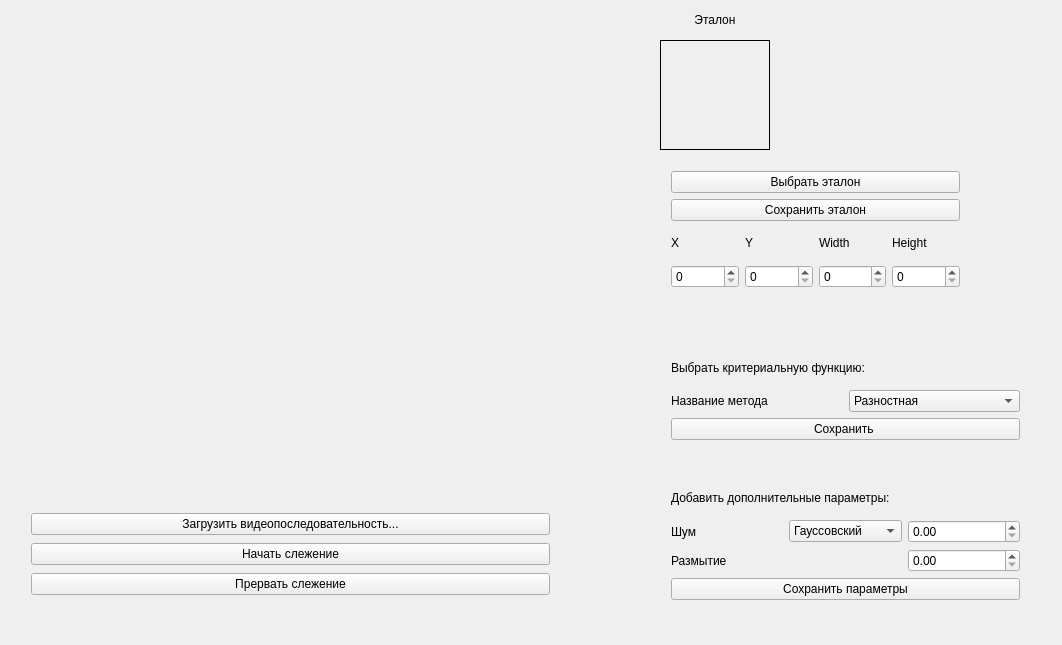
<?xml version="1.0" encoding="UTF-8"?>
<ui version="4.0">
 <class>Widget</class>
 <widget class="QWidget" name="Widget">
  <property name="geometry">
   <rect>
    <x>0</x>
    <y>0</y>
    <width>1062</width>
    <height>645</height>
   </rect>
  </property>
  <property name="mouseTracking">
   <bool>false</bool>
  </property>
  <property name="contextMenuPolicy">
   <enum>Qt::DefaultContextMenu</enum>
  </property>
  <property name="windowTitle">
   <string>Widget</string>
  </property>
  <widget class="Image_widget" name="image" native="true">
   <property name="geometry">
    <rect>
     <x>10</x>
     <y>10</y>
     <width>640</width>
     <height>480</height>
    </rect>
   </property>
   <property name="sizePolicy">
    <sizepolicy hsizetype="Fixed" vsizetype="Fixed">
     <horstretch>0</horstretch>
     <verstretch>0</verstretch>
    </sizepolicy>
   </property>
   <property name="mouseTracking">
    <bool>false</bool>
   </property>
   <property name="contextMenuPolicy">
    <enum>Qt::CustomContextMenu</enum>
   </property>
   <property name="autoFillBackground">
    <bool>false</bool>
   </property>
  </widget>
  <widget class="QWidget" name="gridLayoutWidget">
   <property name="geometry">
    <rect>
     <x>20</x>
     <y>500</y>
     <width>541</width>
     <height>111</height>
    </rect>
   </property>
   <layout class="QGridLayout" name="mainLayout">
    <item row="1" column="1">
     <widget class="QPushButton" name="startTracking">
      <property name="text">
       <string>Начать слежение</string>
      </property>
     </widget>
    </item>
    <item row="0" column="1">
     <widget class="QPushButton" name="fileDialogButton">
      <property name="text">
       <string>Загрузить видеопоследовательность...</string>
      </property>
     </widget>
    </item>
    <item row="2" column="1">
     <widget class="QPushButton" name="stopTracking">
      <property name="text">
       <string>Прервать слежение</string>
      </property>
     </widget>
    </item>
   </layout>
  </widget>
  <widget class="QLabel" name="etalon">
   <property name="geometry">
    <rect>
     <x>660</x>
     <y>40</y>
     <width>110</width>
     <height>110</height>
    </rect>
   </property>
   <property name="sizePolicy">
    <sizepolicy hsizetype="Fixed" vsizetype="Fixed">
     <horstretch>0</horstretch>
     <verstretch>0</verstretch>
    </sizepolicy>
   </property>
   <property name="frameShape">
    <enum>QFrame::Box</enum>
   </property>
   <property name="text">
    <string/>
   </property>
  </widget>
  <widget class="QLabel" name="textEtalon">
   <property name="geometry">
    <rect>
     <x>660</x>
     <y>10</y>
     <width>110</width>
     <height>20</height>
    </rect>
   </property>
   <property name="text">
    <string>Эталон</string>
   </property>
   <property name="alignment">
    <set>Qt::AlignCenter</set>
   </property>
  </widget>
  <widget class="QWidget" name="gridLayoutWidget_2">
   <property name="geometry">
    <rect>
     <x>660</x>
     <y>470</y>
     <width>371</width>
     <height>141</height>
    </rect>
   </property>
   <layout class="QGridLayout" name="parametersLayout">
    <item row="2" column="0">
     <layout class="QGridLayout" name="noise_blurLayout">
      <item row="0" column="1">
       <widget class="QComboBox" name="noiseType">
        <item>
         <property name="text">
          <string>Гауссовский</string>
         </property>
        </item>
        <item>
         <property name="text">
          <string>Импульсный</string>
         </property>
        </item>
        <item>
         <property name="text">
          <string>Равномрный</string>
         </property>
        </item>
       </widget>
      </item>
      <item row="0" column="2">
       <widget class="QDoubleSpinBox" name="noiseValue">
        <property name="maximum">
         <double>1.000000000000000</double>
        </property>
        <property name="singleStep">
         <double>0.010000000000000</double>
        </property>
       </widget>
      </item>
      <item row="1" column="2">
       <widget class="QDoubleSpinBox" name="blurValue">
        <property name="maximum">
         <double>1.000000000000000</double>
        </property>
        <property name="singleStep">
         <double>0.010000000000000</double>
        </property>
       </widget>
      </item>
      <item row="0" column="0">
       <widget class="QLabel" name="textNoise">
        <property name="text">
         <string>Шум</string>
        </property>
       </widget>
      </item>
      <item row="1" column="0">
       <widget class="QLabel" name="textBlur">
        <property name="text">
         <string>Размытие</string>
        </property>
       </widget>
      </item>
     </layout>
    </item>
    <item row="3" column="0">
     <widget class="QPushButton" name="saveButton">
      <property name="text">
       <string>Сохранить параметры</string>
      </property>
     </widget>
    </item>
    <item row="1" column="0">
     <widget class="QLabel" name="textParameters">
      <property name="text">
       <string>Добавить дополнительные параметры:</string>
      </property>
      <property name="alignment">
       <set>Qt::AlignLeading|Qt::AlignLeft|Qt::AlignVCenter</set>
      </property>
     </widget>
    </item>
   </layout>
  </widget>
  <widget class="QWidget" name="horizontalLayoutWidget">
   <property name="geometry">
    <rect>
     <x>660</x>
     <y>160</y>
     <width>311</width>
     <height>139</height>
    </rect>
   </property>
   <layout class="QHBoxLayout" name="etalon2Layout">
    <item>
     <layout class="QVBoxLayout" name="etalonLayout">
      <item>
       <widget class="QPushButton" name="changeEtalon">
        <property name="text">
         <string>Выбрать эталон</string>
        </property>
       </widget>
      </item>
      <item>
       <widget class="QPushButton" name="saveEtalon">
        <property name="text">
         <string>Сохранить эталон</string>
        </property>
       </widget>
      </item>
      <item>
       <layout class="QGridLayout" name="gridLayout_2">
        <item row="1" column="1">
         <widget class="QSpinBox" name="yEtalonValue">
          <property name="maximum">
           <number>480</number>
          </property>
         </widget>
        </item>
        <item row="0" column="2">
         <widget class="QLabel" name="widthEtalonText">
          <property name="text">
           <string>Width</string>
          </property>
         </widget>
        </item>
        <item row="0" column="1">
         <widget class="QLabel" name="yEtalonText">
          <property name="text">
           <string>Y</string>
          </property>
         </widget>
        </item>
        <item row="0" column="0">
         <widget class="QLabel" name="xEtalonText">
          <property name="text">
           <string>X</string>
          </property>
         </widget>
        </item>
        <item row="1" column="0">
         <layout class="QGridLayout" name="coordinatesEtalonLayout">
          <item row="1" column="0">
           <widget class="QSpinBox" name="xEtalonValue">
            <property name="maximum">
             <number>640</number>
            </property>
           </widget>
          </item>
         </layout>
        </item>
        <item row="0" column="3">
         <widget class="QLabel" name="heightEtalonText">
          <property name="text">
           <string>Height</string>
          </property>
         </widget>
        </item>
        <item row="1" column="2">
         <widget class="QSpinBox" name="widthEtalonValue">
          <property name="maximum">
           <number>640</number>
          </property>
         </widget>
        </item>
        <item row="1" column="3">
         <widget class="QSpinBox" name="heightEtalonValue">
          <property name="maximum">
           <number>480</number>
          </property>
         </widget>
        </item>
       </layout>
      </item>
     </layout>
    </item>
   </layout>
  </widget>
  <widget class="QWidget" name="gridLayoutWidget_4">
   <property name="geometry">
    <rect>
     <x>660</x>
     <y>340</y>
     <width>371</width>
     <height>111</height>
    </rect>
   </property>
   <layout class="QGridLayout" name="cryteryFunctionLayout">
    <item row="4" column="0">
     <widget class="QPushButton" name="saveCryterySettings">
      <property name="text">
       <string>Сохранить </string>
      </property>
     </widget>
    </item>
    <item row="2" column="0">
     <layout class="QGridLayout" name="ctytheryMethodsLayout">
      <item row="0" column="0">
       <widget class="QLabel" name="textCriteryFunction">
        <property name="text">
         <string>Выбрать критериальную функцию:</string>
        </property>
        <property name="alignment">
         <set>Qt::AlignLeading|Qt::AlignLeft|Qt::AlignVCenter</set>
        </property>
       </widget>
      </item>
     </layout>
    </item>
    <item row="3" column="0">
     <layout class="QHBoxLayout" name="cryteryMethodLayout">
      <item>
       <widget class="QLabel" name="textCrytheryMethod">
        <property name="text">
         <string>Название метода</string>
        </property>
       </widget>
      </item>
      <item>
       <widget class="QComboBox" name="crytheryType">
        <item>
         <property name="text">
          <string>Разностная</string>
         </property>
        </item>
        <item>
         <property name="text">
          <string>Квадрат разности</string>
         </property>
        </item>
        <item>
         <property name="text">
          <string>Корреляция</string>
         </property>
        </item>
       </widget>
      </item>
     </layout>
    </item>
   </layout>
  </widget>
 </widget>
 <layoutdefault spacing="6" margin="11"/>
 <customwidgets>
  <customwidget>
   <class>Image_widget</class>
   <extends>QWidget</extends>
   <header location="global">image_widget.h</header>
   <container>1</container>
  </customwidget>
 </customwidgets>
 <resources/>
 <connections/>
</ui>
